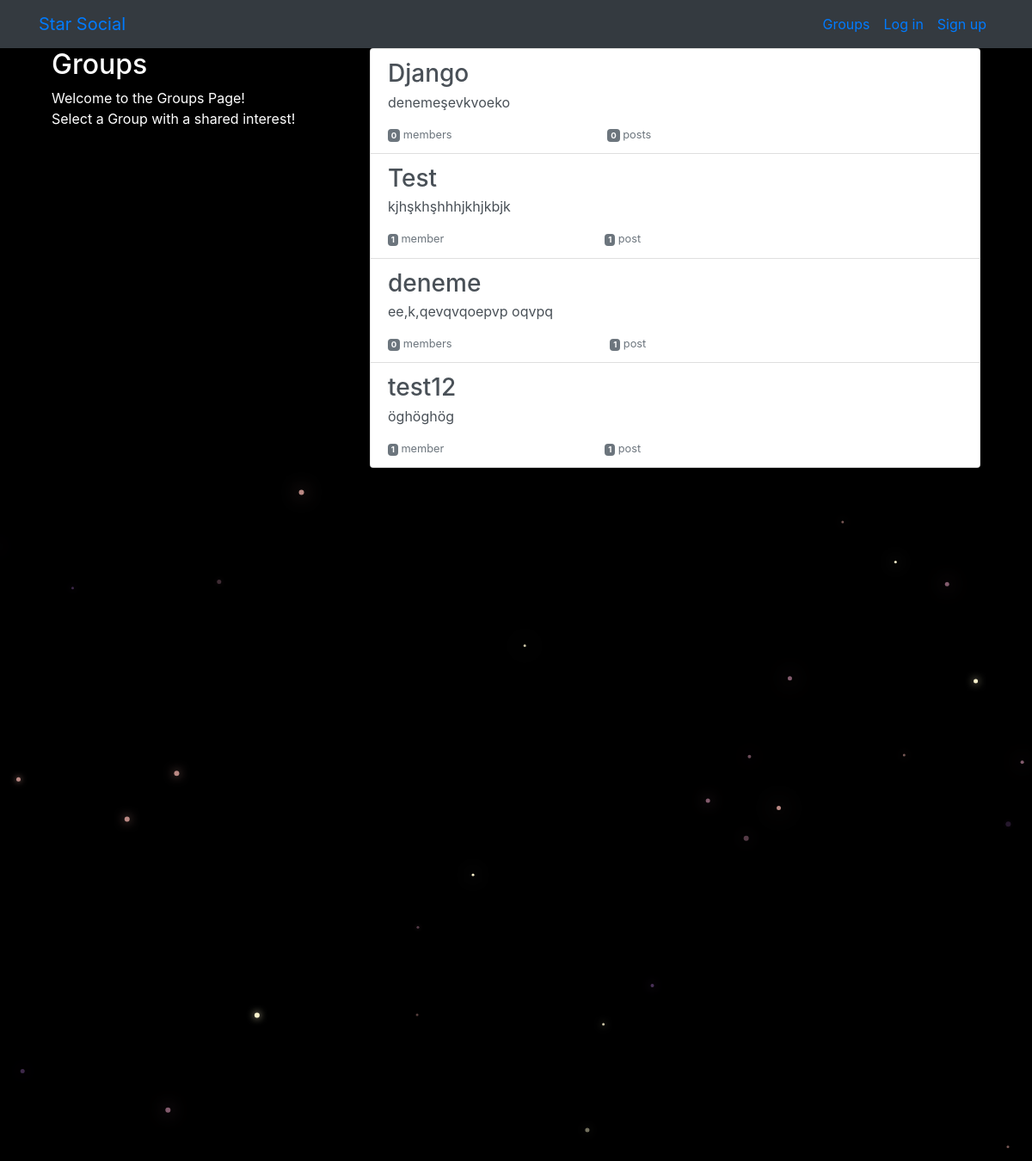
The app's page /groups/ with its own data.
### groups/models.py (models this page shows, shortened)
class Group(models.Model):
    name = models.CharField(max_length=255, unique=True)
    slug = models.SlugField(allow_unicode=True, unique=True)#Grup isimlerinin aynı olmamsı için
    description = models.TextField(blank=True, default='')
    description_html = models.TextField(editable=False, default='', blank=True)
    members = models.ManyToManyField(User,through="GroupMember")
    class Meta:
        ordering = ['name']

### groups/views.py (the view)
# urls.py: path('', views.ListGroups.as_view(), name="all"),
class ListGroups(generic.ListView):
    model = Group

### groups/templates/groups/group_list.html (shortened to what this page needs)
{% extends "groups/group_base.html" %}
{% block pregroup %}
<div class="col-md-4">
	<div class="content">
			<h2>Groups</h2>
			<p>Welcome to the Groups Page! <br>Select a Group with a shared interest!</p>
	</div>
</div>
{% endblock %}
{% block group_content %}
<div class="col-md-8">
	<div class="list-group">
		{% for group in object_list %}
		<a href="{% url 'groups:single' slug=group.slug %}"
		class="list-group-item list-group-item-action flex-column align-items-start">
			<h3 class="mb-1">{{ group.name }}</h3>
			<p class="mb-1">{{ group.description_html|safe }}</p>
			<div class="d-flex w-40 justify-content-between">
				<small class="text-muted"><span class="badge badge-secondary">
					{{ group.members.count }}</span> member{{ group.members.count|pluralize }}</small>
				<small class="text-muted"><span class="badge badge-secondary">
					{{ group.posts.count }}</span> post{{ group.posts.count|pluralize }}</small>
			</div>
		</a>
		{% endfor %}
	</div>
</div>
{% endblock %}

### static/simplesocial/css/master.css (style rules this page uses)
body { margin: 0; overflow: hidden; background-color: black; color:white; }

### records on screen
Group: name "Django", description_html "denemeşevkvoeko", members.count "0", posts.count "0"
Group: name "Test", description_html "kjhşkhşhhhjkhjkbjk", members.count "1", posts.count "1"
Group: name "deneme", description_html "ee,k,qevqvqoepvp oqvpq", members.count "0", posts.count "1"
Group: name "test12", description_html "öghöghög", members.count "1", posts.count "1"
